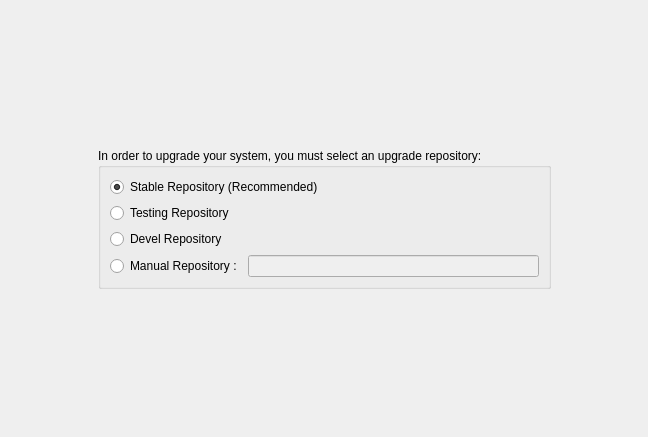
<?xml version="1.0" encoding="UTF-8"?>
<ui version="4.0">
 <class>Screen</class>
 <widget class="QWidget" name="Screen">
  <property name="geometry">
   <rect>
    <x>0</x>
    <y>0</y>
    <width>648</width>
    <height>437</height>
   </rect>
  </property>
  <property name="windowTitle">
   <string>Analyzing your Computer</string>
  </property>
  <layout class="QGridLayout" name="gridLayout_2">
   <item row="0" column="2">
    <spacer name="verticalSpacer_2">
     <property name="orientation">
      <enum>Qt::Vertical</enum>
     </property>
     <property name="sizeHint" stdset="0">
      <size>
       <width>223</width>
       <height>145</height>
      </size>
     </property>
    </spacer>
   </item>
   <item row="1" column="0">
    <spacer name="horizontalSpacer">
     <property name="orientation">
      <enum>Qt::Horizontal</enum>
     </property>
     <property name="sizeHint" stdset="0">
      <size>
       <width>85</width>
       <height>123</height>
      </size>
     </property>
    </spacer>
   </item>
   <item row="1" column="3">
    <spacer name="horizontalSpacer_2">
     <property name="orientation">
      <enum>Qt::Horizontal</enum>
     </property>
     <property name="sizeHint" stdset="0">
      <size>
       <width>84</width>
       <height>123</height>
      </size>
     </property>
    </spacer>
   </item>
   <item row="2" column="1">
    <spacer name="verticalSpacer">
     <property name="orientation">
      <enum>Qt::Vertical</enum>
     </property>
     <property name="sizeHint" stdset="0">
      <size>
       <width>224</width>
       <height>144</height>
      </size>
     </property>
    </spacer>
   </item>
   <item row="1" column="1" colspan="2">
    <widget class="QGroupBox" name="groupBox">
     <property name="title">
      <string>In order to upgrade your system, you must select an upgrade repository:</string>
     </property>
     <layout class="QGridLayout" name="gridLayout">
      <item row="0" column="0" colspan="2">
       <widget class="QRadioButton" name="stable">
        <property name="text">
         <string>Stable Repository (Recommended)</string>
        </property>
        <property name="checked">
         <bool>true</bool>
        </property>
       </widget>
      </item>
      <item row="1" column="0">
       <widget class="QRadioButton" name="testing">
        <property name="text">
         <string>Testing Repository</string>
        </property>
       </widget>
      </item>
      <item row="2" column="0">
       <widget class="QRadioButton" name="devel">
        <property name="text">
         <string>Devel Repository</string>
        </property>
       </widget>
      </item>
      <item row="3" column="0">
       <widget class="QRadioButton" name="manual">
        <property name="text">
         <string>Manual Repository :</string>
        </property>
       </widget>
      </item>
      <item row="3" column="1">
       <widget class="QLineEdit" name="manualRepo">
        <property name="enabled">
         <bool>false</bool>
        </property>
       </widget>
      </item>
     </layout>
    </widget>
   </item>
  </layout>
 </widget>
 <resources/>
 <connections>
  <connection>
   <sender>devel</sender>
   <signal>toggled(bool)</signal>
   <receiver>manualRepo</receiver>
   <slot>setDisabled(bool)</slot>
   <hints>
    <hint type="sourcelabel">
     <x>172</x>
     <y>244</y>
    </hint>
    <hint type="destinationlabel">
     <x>313</x>
     <y>275</y>
    </hint>
   </hints>
  </connection>
  <connection>
   <sender>testing</sender>
   <signal>toggled(bool)</signal>
   <receiver>manualRepo</receiver>
   <slot>setDisabled(bool)</slot>
   <hints>
    <hint type="sourcelabel">
     <x>188</x>
     <y>210</y>
    </hint>
    <hint type="destinationlabel">
     <x>355</x>
     <y>259</y>
    </hint>
   </hints>
  </connection>
  <connection>
   <sender>stable</sender>
   <signal>toggled(bool)</signal>
   <receiver>manualRepo</receiver>
   <slot>setDisabled(bool)</slot>
   <hints>
    <hint type="sourcelabel">
     <x>215</x>
     <y>185</y>
    </hint>
    <hint type="destinationlabel">
     <x>396</x>
     <y>273</y>
    </hint>
   </hints>
  </connection>
  <connection>
   <sender>manual</sender>
   <signal>toggled(bool)</signal>
   <receiver>manualRepo</receiver>
   <slot>setEnabled(bool)</slot>
   <hints>
    <hint type="sourcelabel">
     <x>155</x>
     <y>267</y>
    </hint>
    <hint type="destinationlabel">
     <x>390</x>
     <y>276</y>
    </hint>
   </hints>
  </connection>
 </connections>
</ui>
